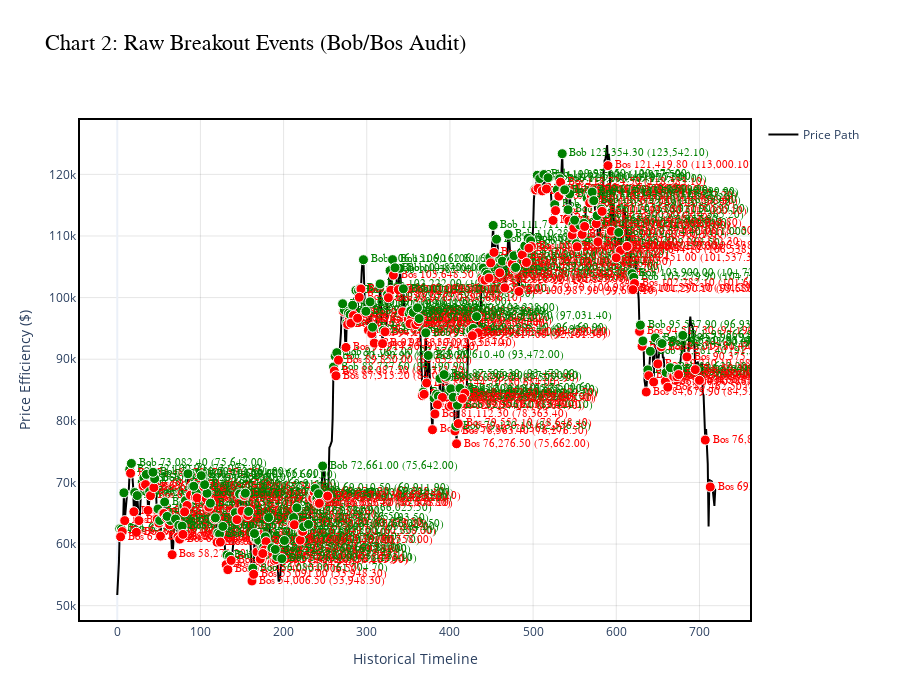

This figure's notebook cell:
### Markdown cell above
## 3. The Event Layer: Structural "Tagging" (Bob/Bos)
**Methodology:** A breakout is identified (Bob for Bullish, Bos for Bearish) when price closes through an unbroken swing level.
*   **Visual Logic:** Markers are intentionally placed on the **broken swing point**, not the breakout bar. This "tags" the historical structure as invalidated.
*   **Significance:** Establishes the bias for the higher-timeframe "Storyline."

### Code cell
fig2 = visualizer.create_breakout_audit(df, breakouts, title="Chart 2: Raw Breakout Events (Bob/Bos Audit)")
fig2.show()
